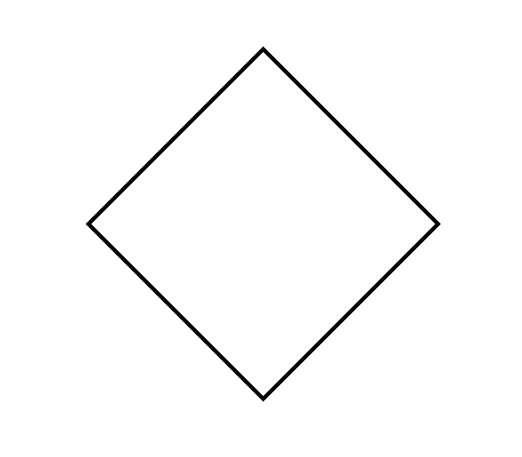
//> input picture Fifth Day/hough.png, 522 x 457 px
$ ./hough   (built with g++ and OpenCV 4)
//> lines starting //> are read from the running program, lines starting //| are printed output that depends on the picture; after the words box and inside, x2 and y2 are one past the last pixel; in counts of white or black regions, pixels touching at a corner belong together
#include "opencv2/imgproc/imgproc.hpp"
#include "opencv2/highgui/highgui.hpp"

#include <iostream>
#include <stdio.h>
#include <math.h>
#include <stack>
using namespace std;
using namespace cv;

int main()
{
	Mat org=imread("hough.png",1);
//> org is the input picture: 457 rows x 522 cols, CV_8UC3; min 0, max 255, mean 250.8
	namedWindow("original",WINDOW_AUTOSIZE);
	Mat imgOutput;

	if (org.data==NULL)
	{
		printf("Hey! Can't read image");
		system("PAUSE");
		return 1;
	}
	cvtColor(org,org,CV_BGR2GRAY);
//> org: 457 rows x 522 cols, CV_8UC1

	Mat imgContours;
	int thresh = 150,max=150;
	createTrackbar("Low Thresh","original",&thresh,255);
	createTrackbar("Max Thresh","original",&max,255);
	while(1)
		{
			Canny(org,imgContours,thresh, max);
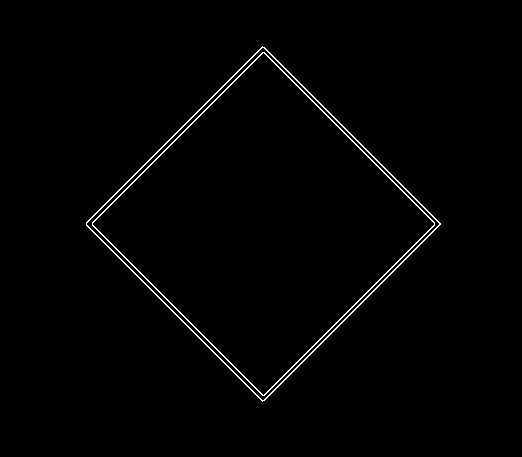
//> imgContours: 457 rows x 522 cols, CV_8UC1; 1.2% white in thin lines or dots, all inside (x1, y1, x2, y2) = (86, 46, 441, 402)
			vector<Vec2f> lines;
			HoughLines(imgContours,lines,1,CV_PI/180,50);
//> lines = 43 lines (rho, theta), first 12: [-153, 2.36], [218, 0.79], [98, 2.36], [469, 0.79], [223, 0.79], [465, 0.79], [93, 2.36], [-149, 2.36], [-145, 2.34], [467, 0.8], [-157, 2.37], [468, 0.77]

			cvtColor( imgContours, imgOutput, CV_GRAY2BGR );
			for(int  i = 0; i < lines.size(); i++ )
			{
				float theta = lines[i][1];
				float rho = lines[i][0];
				double a = cos(theta), b = sin(theta);
				double x = a*rho, y = b*rho;
				Point pt1(cvRound(x-(1000*b)),cvRound(y+(1000*a)));
				Point pt2(cvRound(x+(1000*b)),cvRound(y-(1000*a)));
				line( imgOutput, pt1, pt2, Scalar(0,0,255), 1, 8 );
			}
//> this loop made 43 passes
//> (theta, rho, a, b, x, y, pt1, pt2) on passes 1 to 8: (2.36, -153, -0.707, 0.707, 108.2, -108.2, Point(-599, -815), Point(815, 599)), (0.785, 218, 0.707, 0.707, 154.1, 154.1, Point(-553, 861), Point(861, -553)), (2.36, 98, -0.707, 0.707, -69.3, 69.3, Point(-776, -638), Point(638, 776)), (0.785, 469, 0.707, 0.707, 331.6, 331.6, Point(-375, 1039), Point(1039, -375)), (0.785, 223, 0.707, 0.707, 157.7, 157.7, Point(-549, 865), Point(865, -549)), (0.785, 465, 0.707, 0.707, 328.8, 328.8, Point(-378, 1036), Point(1036, -378)), (2.36, 93, -0.707, 0.707, -65.76, 65.76, Point(-773, -641), Point(641, 773)), (2.36, -149, -0.707, 0.707, 105.4, -105.4, Point(-602, -812), Point(812, 602))
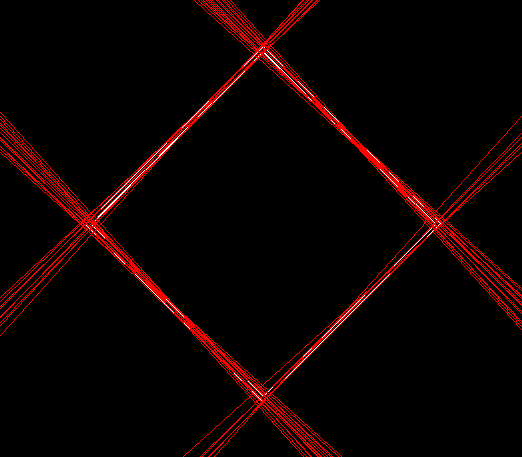
//> imgOutput: 457 rows x 522 cols, CV_8UC3; mean B, G, R 0.9, 0.9, 12.9
			imshow("original",imgContours);
			imshow("wind",imgOutput);
			if(waitKey(10)=='q');
//> the 'q' key is pressed

		}
//	waitKey(0);


}

$ run again, with Fifth Day/shapes.jpg saved as Fifth Day/hough.png
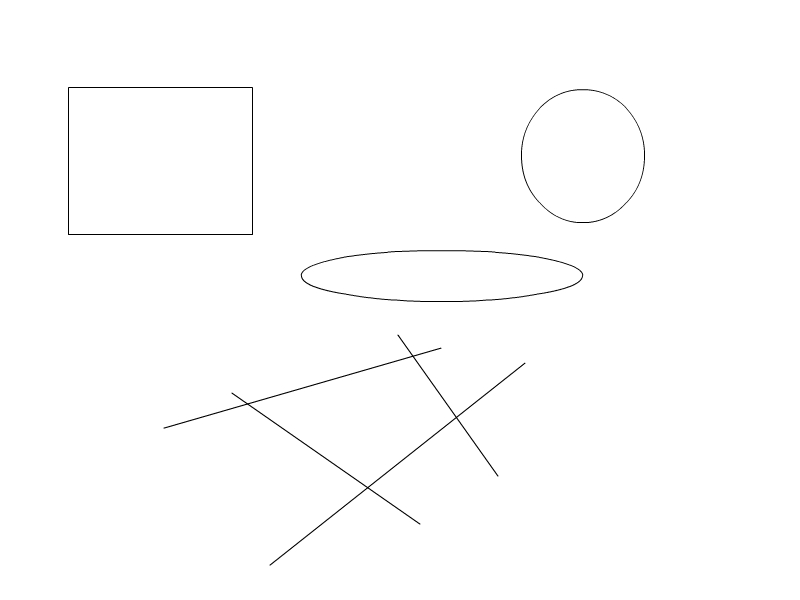
//> input picture Fifth Day/shapes.jpg, 800 x 600 px
//> org is the input picture: 600 rows x 800 cols, CV_8UC3; min 0, max 255, mean 253.6
//> org: 600 rows x 800 cols, CV_8UC1
//> `Canny(org,imgContours,thresh, max);`:
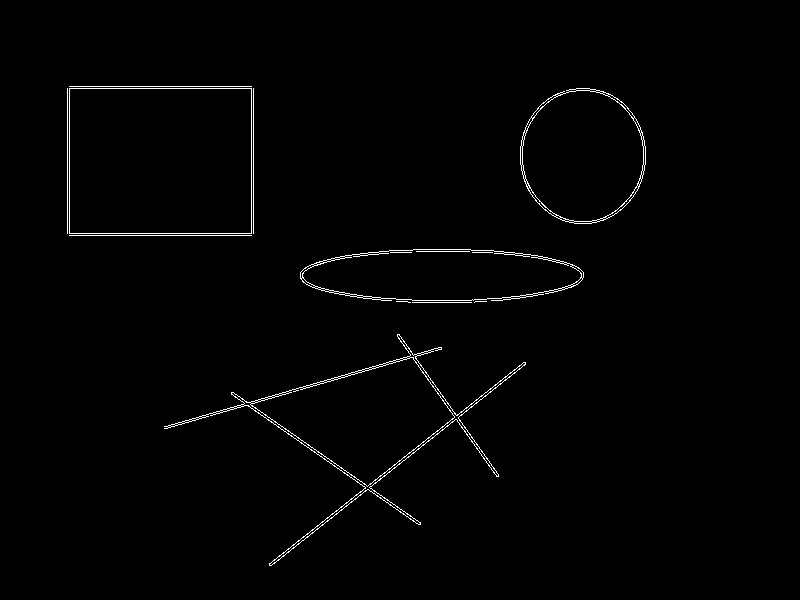
//> imgContours: 600 rows x 800 cols, CV_8UC1; 1.1% white in thin lines or dots, all inside (x1, y1, x2, y2) = (67, 86, 646, 566)
//> lines = 109 lines (rho, theta), first 12: [455, 1.29], [457, 1.29], [88, 1.57], [233, 1.57], [86, 1.57], [235, 1.57], [190, 2.18], [610, 0.89], [251, 0], [253, 0], [69, 0], [67, 0]
//> the loop `for(int  i = 0; i < lines.size(); i++ )` made 109 passes
//> (theta, rho, a, b, x, y, pt1, pt2) on passes 1 to 5: (1.29, 455, 0.276, 0.961, 125.4, 437.4, Point(-836, 713), Point(1087, 162)), (1.29, 457, 0.276, 0.961, 126, 439.3, Point(-835, 715), Point(1087, 164)), (1.57, 88, -4.37e-08, 1, -3.85e-06, 88, Point(-1000, 88), Point(1000, 88)), (1.57, 233, -4.37e-08, 1, -1.02e-05, 233, Point(-1000, 233), Point(1000, 233)), (1.57, 86, -4.37e-08, 1, -3.76e-06, 86, Point(-1000, 86), Point(1000, 86))
//> after the loop `for(int  i = 0; i < lines.size(); i++ )`:
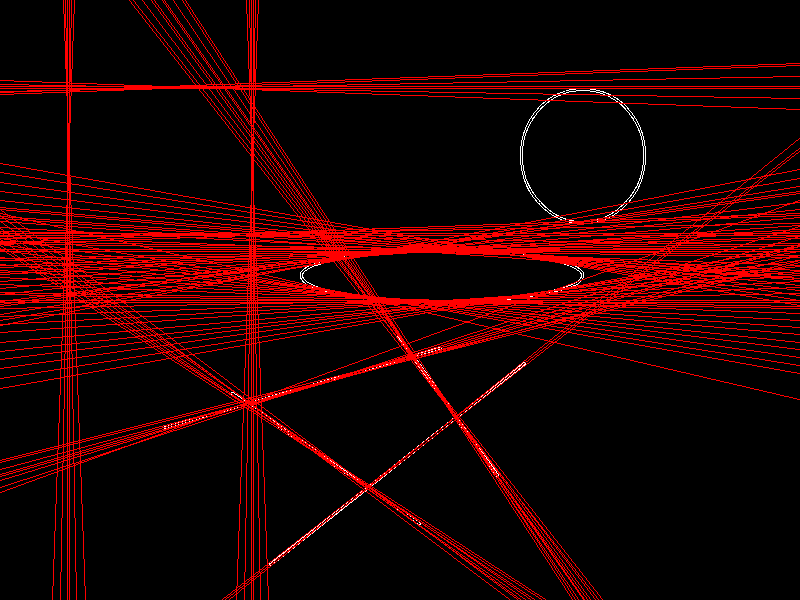
//> imgOutput: 600 rows x 800 cols, CV_8UC3; mean B, G, R 0.7, 0.7, 34.8
